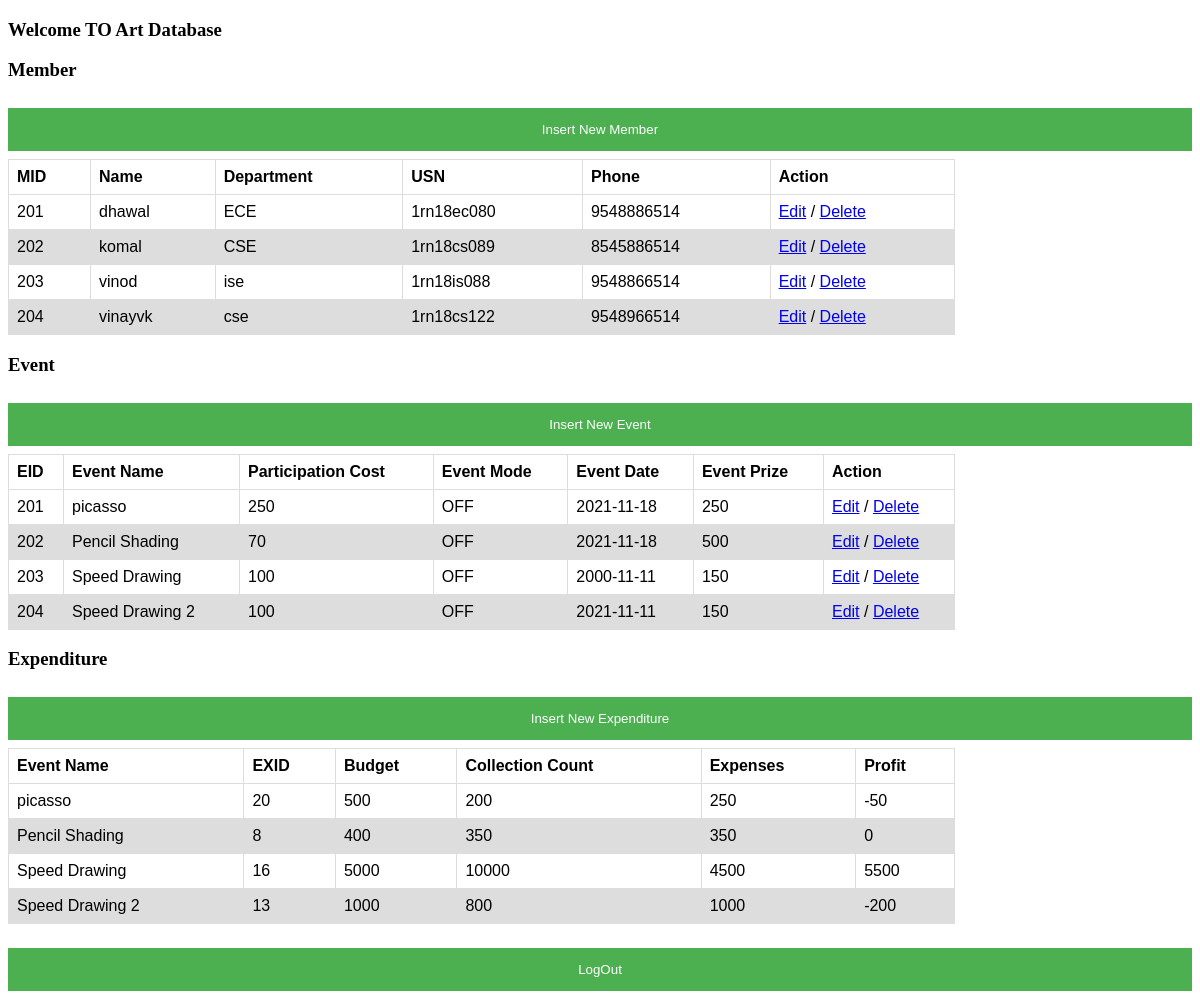
/Art.php, run on the app's committed database.
### tables this page shows
CREATE TABLE `member` (
  `MID` int(11) NOT NULL,
  `NAME` varchar(128) DEFAULT NULL,
  `DEPARTMENT` varchar(128) DEFAULT NULL,
  `USN` varchar(128) DEFAULT NULL,
  `PHNO` varchar(128) DEFAULT NULL,
  `CID` int(11) DEFAULT NULL
);

CREATE TABLE `events` (
  `EID` int(11) NOT NULL,
  `EVENT_NAME` varchar(128) DEFAULT NULL,
  `PARTICIPATION_COST` varchar(128) DEFAULT NULL,
  `EVENT_MODE` varchar(128) DEFAULT NULL,
  `EVENT_DATE` date DEFAULT NULL,
  `EVENT_PRIZES` varchar(128) DEFAULT NULL,
  `CID` int(11) DEFAULT NULL,
  `LID` int(11) DEFAULT NULL,
  `EXID` int(11) DEFAULT NULL
);

CREATE TABLE `expenditure` (
  `EXID` int(11) NOT NULL,
  `BUDGET` int(11) DEFAULT NULL,
  `EXPENSES` int(11) DEFAULT NULL,
  `COLLECTION_COUNT` int(11) DEFAULT NULL,
  `PROFIT` int(11) DEFAULT NULL
);

### Art.php (the view, shortened to what this page needs)
<?php
$m_arts = [];
$m_arts1 = [];
$m_arts2 = [];
	try
	{
	    $pdo = new PDO("mysql:host=localhost;dbname=project", "manasa", "2929");
	    $pdo->setAttribute(PDO::ATTR_ERRMODE, PDO::ERRMODE_EXCEPTION);
	    $all_arts = $pdo->query("SELECT m.MID,m.NAME,m.DEPARTMENT,m.USN,m.PHNO from member as m,club as c where m.CID=c.CID && c.CID=2");
			$all_arts1 = $pdo->query("SELECT e.EID,e.EVENT_NAME,e.PARTICIPATION_COST,e.EVENT_MODE,e.EVENT_DATE,
				e.EVENT_PRIZES from events as e,club as c where e.CID=c.CID && c.CID=2");
				$all_arts2 = $pdo->query("SELECT ex.EXID,e.EVENT_NAME,ex.BUDGET,ex.COLLECTION_COUNT,ex.EXPENSES,ex.PROFIT from expenditure as ex ,
				events as e where e.EXID=ex.EXID and E.CID=2");
		while ( $row = $all_arts->fetch(PDO::FETCH_OBJ) )
		{
		    $m_arts[] = $row;
		}
		while ( $row1 = $all_arts1->fetch(PDO::FETCH_OBJ) )
		{
				$m_arts1[] = $row1;
		}
		while ( $row2 = $all_arts2->fetch(PDO::FETCH_OBJ) )
		{
				$m_arts2[] = $row2;
		}
	}
	catch(PDOException $e)
	{
	    echo "Connection failed: " . $e->getMessage();
	    die();
	}
?>
<!DOCTYPE html>
<html>
	<head>
	<link rel="stylesheet" type="text/css" href="./stylesheets/style.css">
	</head>
  <body>
  <h3> Welcome TO Art Database</h3>
  <div>
  <p>
		<h3>Member</h3>
		<button onclick="document.getElementById('id08').style.display='block'">Insert New Member</button>
    <table>
      <thead>
        <tr>
					<th>MID</th>
          <th>Name</th>
          <th>Department</th>
          <th>USN</th>
          <th>Phone</th>
          <th>Action</th>
        </tr>
      </thead>
      <tbody>
        <?php foreach($m_arts as $m_art) : ?>
                      <tr>
												<td><?php echo $m_art->MID; ?></td>
                        <td><?php echo $m_art->NAME; ?></td>
            <td><?php echo $m_art->DEPARTMENT; ?></td>
            <td><?php echo $m_art->USN; ?></td>
            <td><?php echo $m_art->PHNO; ?></td>
            <td><a href="./edit/edit_m.php?member_id=<?php echo $m_art->MID ?>">Edit</a> / <a href="./delete/delete_m.php?member_id=<?php echo $m_art->MID; ?>">Delete</a>
            </td>
                      </tr>
                  <?php endforeach; ?>
      </tbody>
    </table>
  </p>
  </div>
	<div>
  <p>
		<h3>Event</h3>
		<button onclick="document.getElementById('id09').style.display='block'">Insert New Event</button>
    <table>
      <thead>
        <tr>
					<th>EID</th>
          <th>Event Name</th>
          <th>Participation Cost</th>
          <th>Event Mode</th>
          <th>Event Date</th>
					<th>Event Prize</th>
          <th>Action</th>
        </tr>
      </thead>
      <tbody>
        <?php foreach($m_arts1 as $m_art1) :?>
                      <tr>
												<td><?php echo $m_art1->EID; ?></td>
                        <td><?php echo $m_art1->EVENT_NAME; ?></td>
            <td><?php echo $m_art1->PARTICIPATION_COST; ?></td>
            <td><?php echo $m_art1->EVENT_MODE; ?></td>
            <td><?php echo $m_art1->EVENT_DATE; ?></td>
						<td><?php echo $m_art1->EVENT_PRIZES; ?></td>
            <td><a href="./edit/edit_e.php?event_id=<?php echo $m_art1->EID ?>">Edit</a> / <a href="./delete/delete_e.php?event_id=<?php echo $m_art1->EID; ?>">Delete</a>
            </td>
                      </tr>
                  <?php endforeach; ?>
      </tbody>
    </table>
  </p>
  </div>
	<div>
	<p>
		<h3>Expenditure</h3>
		<div>
		<button onclick="document.getElementById('id10').style.display='block'">Insert New Expenditure</button>
	</div>
		<table>
			<thead>
				<tr>
					<th>Event Name</th>
					<th>EXID</th>
					<th>Budget</th>
					<th>Collection Count</th>
					<th>Expenses</th>
					<th>Profit</th>
				</tr>
			</thead>
			<tbody>
				<?php foreach($m_arts2 as $m_art2) :?>
											<tr>
												<td><?php echo $m_art2->EVENT_NAME; ?></td>
												<td><?php echo $m_art2->EXID; ?></td>
						<td><?php echo $m_art2->BUDGET; ?></td>
						<td><?php echo $m_art2->COLLECTION_COUNT; ?></td>
						<td><?php echo $m_art2->EXPENSES; ?></td>
						<td><?php echo $m_art2->PROFIT; ?></td>
											</tr>
									<?php endforeach; ?>
			</tbody>
		</table>
	</p>
	</div>
<div>
	<div>
		<form method="POST">
<button type="submit" name="logout" >LogOut</button>
</form>
</div>
  </body>
  </html>

### stylesheets/style.css (style rules this page uses)
* { box-sizing: border-box; }
button { background-color: #4CAF50; color: white; padding: 14px 20px; margin: 8px 0; border: none; cursor: pointer; width: 100%; }
table { font-family: arial, sans-serif; border-collapse: collapse; width: 80%; }
td, th { border: 1px solid #dddddd; text-align: left; padding: 8px; }
tr:nth-child(even) { background-color: #dddddd; }

### data on the page
member: MID "201", NAME "dhawal", DEPARTMENT "ECE", USN "1rn18ec080", PHNO "9548886514"
member: MID "202", NAME "komal", DEPARTMENT "CSE", USN "1rn18cs089", PHNO "8545886514"
member: MID "203", NAME "vinod", DEPARTMENT "ise", USN "1rn18is088", PHNO "9548866514"
member: MID "204", NAME "vinayvk", DEPARTMENT "cse", USN "1rn18cs122", PHNO "9548966514"
events: EID "201", EVENT_NAME "picasso", PARTICIPATION_COST "250", EVENT_MODE "OFF", EVENT_DATE "2021-11-18", EVENT_PRIZES "250", EXID.EXID "20", EXID.BUDGET "500", EXID.COLLECTION_COUNT "200", EXID.EXPENSES "250", EXID.PROFIT "-50"
events: EID "202", EVENT_NAME "Pencil Shading", PARTICIPATION_COST "70", EVENT_MODE "OFF", EVENT_DATE "2021-11-18", EVENT_PRIZES "500", EXID.EXID "8", EXID.BUDGET "400", EXID.COLLECTION_COUNT "350", EXID.EXPENSES "350", EXID.PROFIT "0"
events: EID "203", EVENT_NAME "Speed Drawing", PARTICIPATION_COST "100", EVENT_MODE "OFF", EVENT_DATE "2000-11-11", EVENT_PRIZES "150", EXID.EXID "16", EXID.BUDGET "5000", EXID.COLLECTION_COUNT "10000", EXID.EXPENSES "4500", EXID.PROFIT "5500"
events: EID "204", EVENT_NAME "Speed Drawing 2", PARTICIPATION_COST "100", EVENT_MODE "OFF", EVENT_DATE "2021-11-11", EVENT_PRIZES "150", EXID.EXID "13", EXID.BUDGET "1000", EXID.COLLECTION_COUNT "800", EXID.EXPENSES "1000", EXID.PROFIT "-200"
